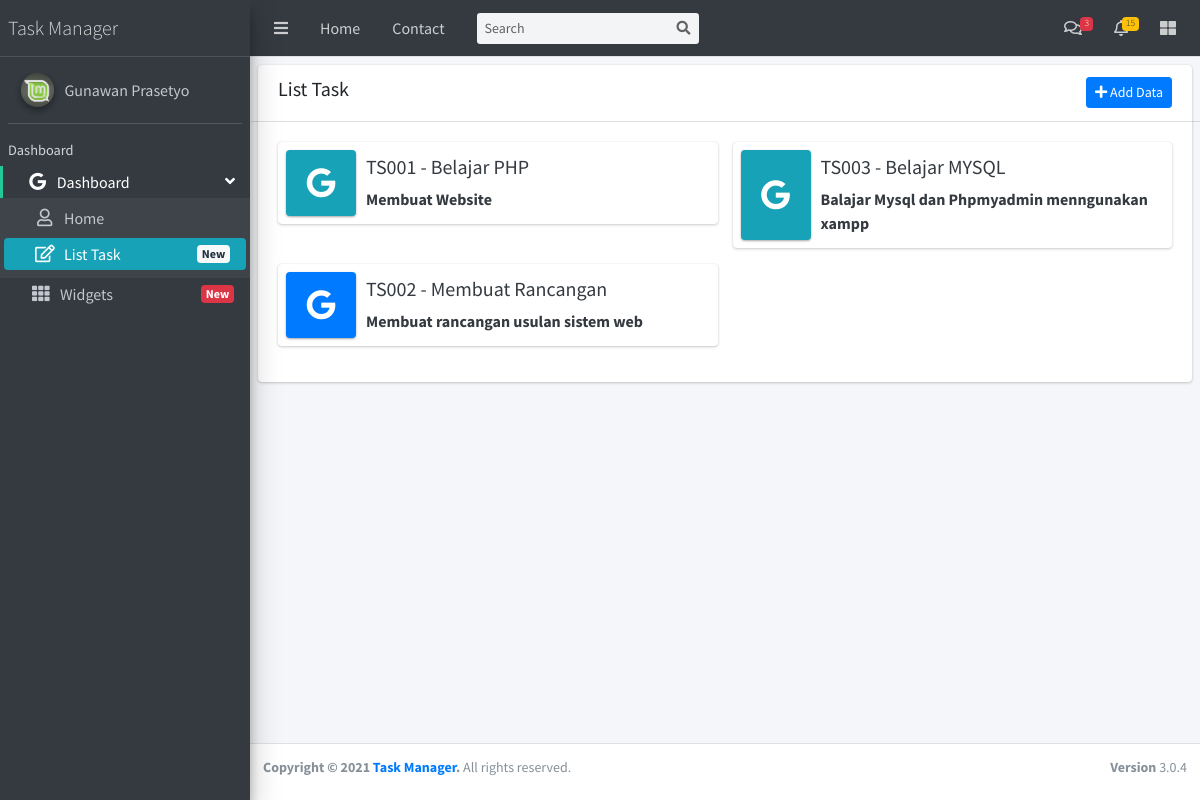
Screenshot of /Task/list_task.php with the database file from the repository.
### tables this page shows
CREATE TABLE `task` (
  `id_task` int(11) NOT NULL,
  `kode_task` varchar(255) NOT NULL,
  `nama_task` varchar(255) NOT NULL,
  `isi_task` varchar(255) NOT NULL,
  `jenis_task` varchar(255) NOT NULL,
  `time_task` varchar(255) NOT NULL
);

### Task/list_task.php (the view, shortened to what this page needs)
<?php include "../header.php"; ?>
<div class="content-wrapper p-2">
    <div class="card">
        <div class="card-header row">
            <div class="text-left col-md-6">
                <h5>List Task</h5>
            </div>
            <div class="text-right col-md-6">
                <a href="#" class="btn btn-primary btn-sm" data-toggle="modal" data-target="#myModal1"><i class="fas fa-plus"></i> Add Data</a>
            </div>
        </div>
        <div class="table-responsive card-body">
            <div class="row">
                <?php
                    $qtsk   = "SELECT * FROM task WHERE jenis_task='Task List'";
                    $extsk  = $koneksi->prepare($qtsk);
                    $extsk->execute();
                    $dtsk   = $extsk->get_result();
                    while ($rowtask = $dtsk->fetch_assoc()) {
                        $uniq    = '1234567';
                        $nouniq  = str_shuffle($uniq);
                        $random  = substr($nouniq, 0,1);
                        $bg      = array("","info","primary","dark","danger","purple","teal","warning");
                    ?>
                    <a class="col-md-6 text-dark" href="manage_task.php?kodetsk=<?= $rowtask['kode_task']; ?>">
                        <div class="info-box">
                            <span class="info-box-icon bg-<?= $bg[$random]; ?> elevation-1"><i class="fab fa-google"></i></span>
                            <div class="info-box-content">
                                <span class="info-box-text h5"><?= $rowtask['kode_task']." - ".$rowtask['nama_task']; ?></span>
                                <span class="info-box-number"><?= $rowtask['isi_task']; ?></span>
                            </div>
                        </div>
                    </a>
                <?php } ?>
            </div>
        </div>
    </div>
</div>
<?php include "../footer.php"; ?>

### rows the page displays
task: kode_task "TS001", nama_task "Belajar PHP", isi_task "Membuat Website"
task: kode_task "TS003", nama_task "Belajar MYSQL", isi_task "Balajar Mysql dan Phpmyadmin menngunakan xampp"
task: kode_task "TS002", nama_task "Membuat Rancangan", isi_task "Membuat rancangan usulan sistem web"
